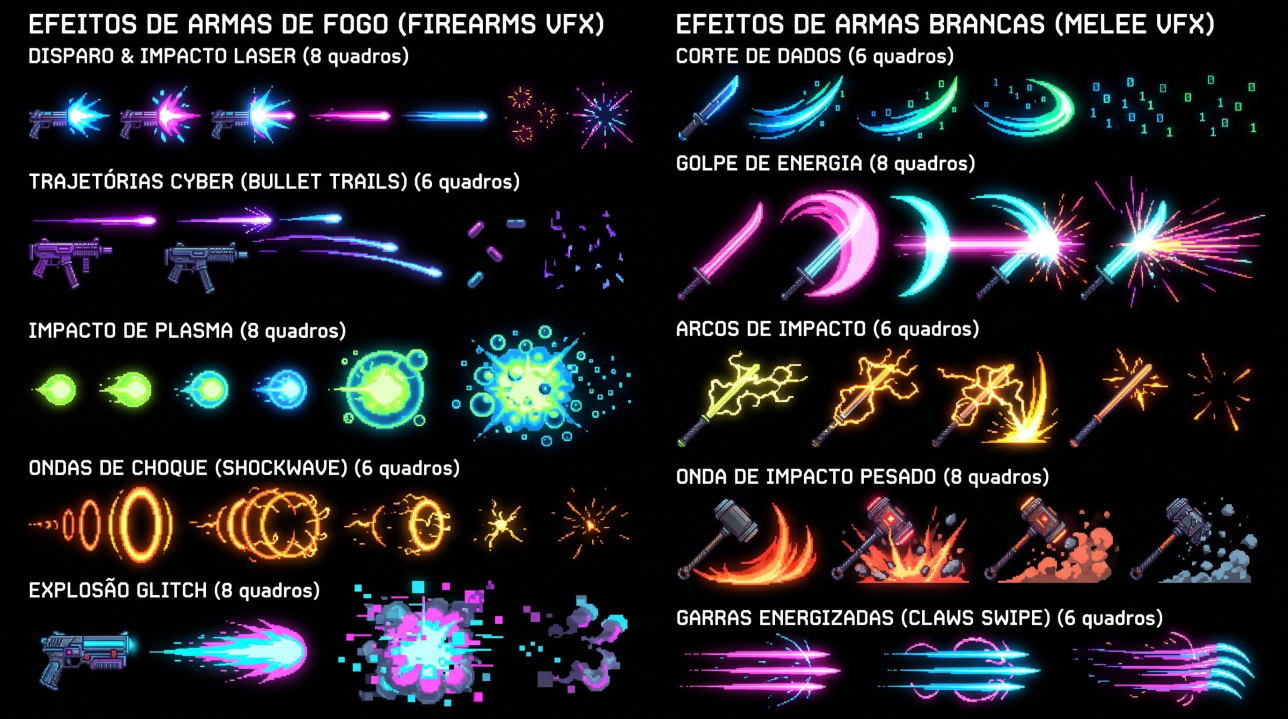
#> input picture assets/concept/armas_vfx.jpg, 2576 x 1438 px, found by its file name (shown at 1/2 size)
$ python build_weapons2.py
#> lines starting #> are read from the running program, lines starting #| are printed output that depends on the picture; after the words box and inside, x2 and y2 are one past the last pixel; in counts of white or black regions, pixels touching at a corner belong together
# Armas v0.24: recorta a lâmina meia-lua (Coelho) de assets/concept/armas_vfx.jpg → /tmp/ext/wpn_lua_{0,1}.png (ciano e rosa)
import numpy as np
from PIL import Image
S = np.array(Image.open('/home/claude/assets/concept/armas_vfx.jpg').convert('RGB')).astype(np.float32)
K = 2576 / 2000
def glow(box):
#> called with box = (1355, 295, 1492, 452)
    x0,y0,x1,y1=[int(v*K) for v in box]
    c=S[y0:y1,x0:x1]
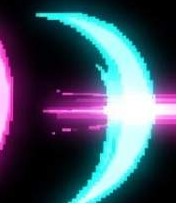
#> c: shape (203, 176, 3) float32; mean R, G, B 67.4, 81.1, 99.1
    mx = c.max(axis=2)
    a = np.clip((mx - 14) / 200, 0, 1) ** 0.9
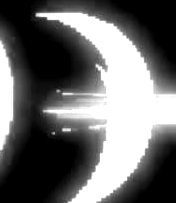
#> a: shape (203, 176) float32; min 0, max 1, mean 0.415
    a[a < 0.05] = 0
#> a: shape (203, 176) float32; 5.43% of pixels changed, all inside (x1, y1, x2, y2) = (0, 0, 176, 203)
    rgb = np.where(a[..., None] > 0.02, c / np.maximum(a[..., None], 0.02), 0)
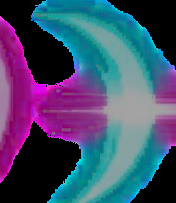
#> rgb: shape (203, 176, 3) float32; mean R, G, B 103.7, 118.7, 168.3; drawn with min black and max white
    im = Image.fromarray(np.dstack([rgb.clip(0, 255), a * 255]).astype(np.uint8), 'RGBA')
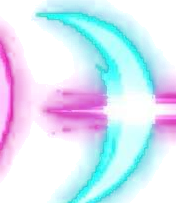
#> im: PIL image 176x203 RGBA; mean R, G, B, A 100.9, 118, 162.9, 105.2; transparent parts drawn white
    return im.crop(im.getbbox())
a=glow((1355,295,1492,452)); a.save('/tmp/ext/wpn_lua_0.png')
import numpy as np
arr=np.array(a); r=arr[...,0].copy(); arr[...,0]=arr[...,1]; arr[...,1]=(r*0.3+arr[...,1]*0.0).astype(np.uint8)
#> after `r = arr[..., 0].copy()`:
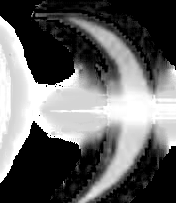
#> r: shape (203, 176); min 0, max 255, mean 100.9
#> after `arr[..., 0] = arr[..., 1]`:
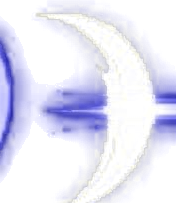
#> arr: shape (203, 176, 4); mean R, G, B, A 118, 118, 162.9, 105.2; transparent parts drawn white
#> after `arr[..., 1] = (r * 0.3 + arr[..., 1] * 0.0).astype(np.uint8)`:
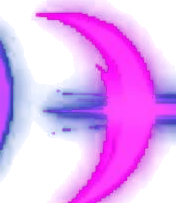
#> arr: shape (203, 176, 4); mean R, G, B, A 118, 30, 162.9, 105.2; transparent parts drawn white
Image.fromarray(arr,'RGBA').save('/tmp/ext/wpn_lua_1.png')
